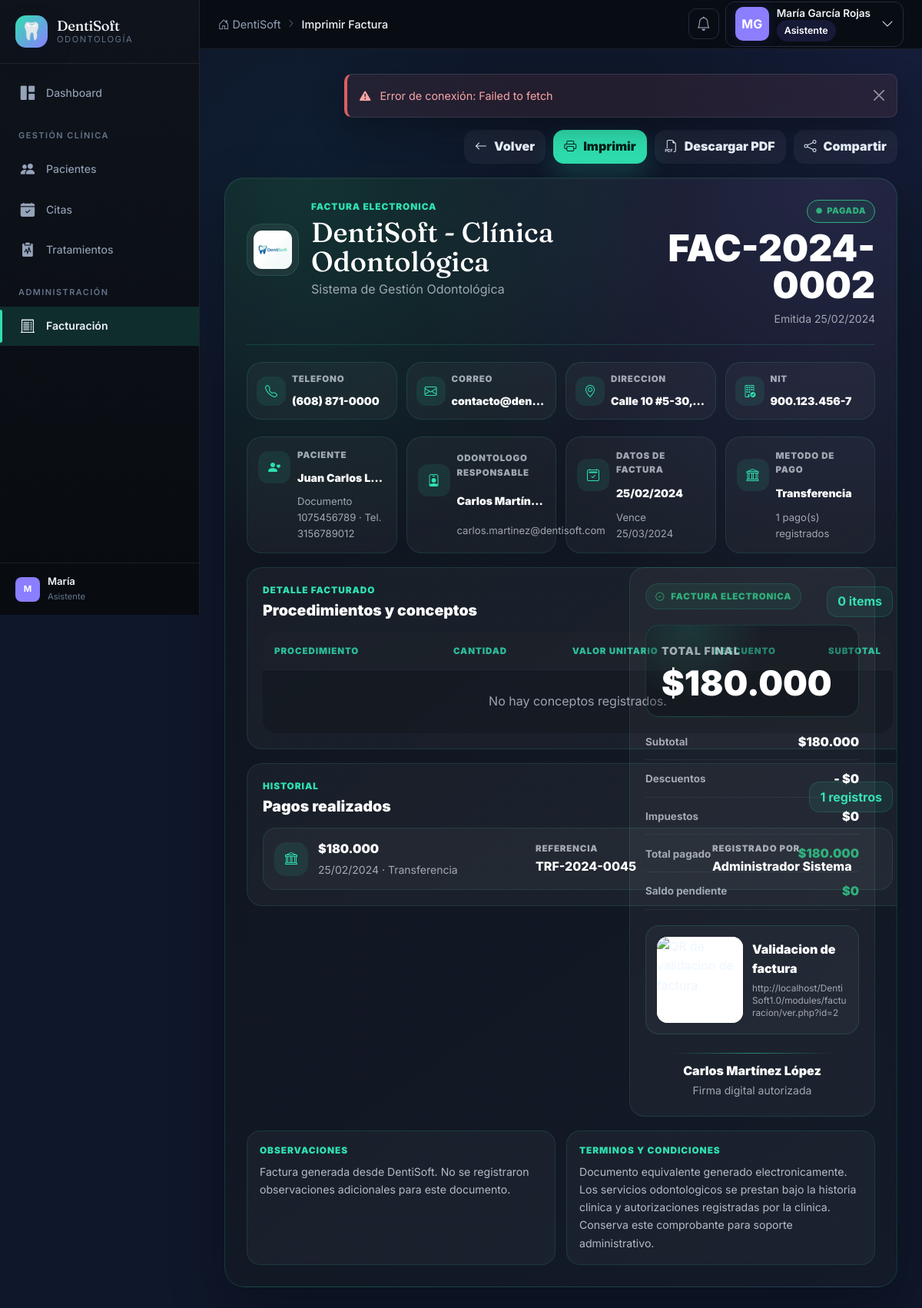
Screenshot of /modules/facturacion/imprimir.php?id=2 (signed in) with the database file from the repository.
### tables this page shows
CREATE TABLE IF NOT EXISTS facturas (
    id INT AUTO_INCREMENT PRIMARY KEY,
    numero_factura VARCHAR(20) NOT NULL UNIQUE,
    paciente_id INT NOT NULL,
    odontologo_id INT NOT NULL,
    plan_id INT,
    fecha_emision DATE NOT NULL,
    fecha_vencimiento DATE,
    subtotal DECIMAL(10,2) NOT NULL DEFAULT 0.00,
    descuento DECIMAL(10,2) DEFAULT 0.00,
    iva DECIMAL(10,2) DEFAULT 0.00,
    total DECIMAL(10,2) NOT NULL DEFAULT 0.00,
    total_pagado DECIMAL(10,2) DEFAULT 0.00,
    saldo_pendiente DECIMAL(10,2) DEFAULT 0.00,
    estado ENUM('pendiente','pagada','parcial','vencida','anulada') DEFAULT 'pendiente',
    notas TEXT,
    created_by INT,
    created_at TIMESTAMP DEFAULT CURRENT_TIMESTAMP,
    updated_at TIMESTAMP DEFAULT CURRENT_TIMESTAMP ON UPDATE CURRENT_TIMESTAMP,
    FOREIGN KEY (paciente_id) REFERENCES pacientes(id),
    FOREIGN KEY (odontologo_id) REFERENCES usuarios(id),
    FOREIGN KEY (created_by) REFERENCES usuarios(id)
);

CREATE TABLE IF NOT EXISTS pacientes (
    id INT AUTO_INCREMENT PRIMARY KEY,
    numero_documento VARCHAR(20) NOT NULL UNIQUE,
    tipo_documento ENUM('CC','TI','CE','PAS','RC') DEFAULT 'CC',
    nombre VARCHAR(100) NOT NULL,
    apellido VARCHAR(100) NOT NULL,
    fecha_nacimiento DATE,
    genero ENUM('M','F','Otro'),
    telefono VARCHAR(20),
    email VARCHAR(150),
    direccion TEXT,
    ciudad VARCHAR(100) DEFAULT 'Neiva',
    eps VARCHAR(100),
    tipo_afiliacion ENUM('contributivo','subsidiado','particular','otro') DEFAULT 'particular',
    grupo_sanguineo VARCHAR(5),
    estado ENUM('activo','inactivo') DEFAULT 'activo',
    created_at TIMESTAMP DEFAULT CURRENT_TIMESTAMP,
    updated_at TIMESTAMP DEFAULT CURRENT_TIMESTAMP ON UPDATE CURRENT_TIMESTAMP
);

CREATE TABLE IF NOT EXISTS usuarios (
    id INT AUTO_INCREMENT PRIMARY KEY,
    rol_id INT NOT NULL,
    nombre VARCHAR(100) NOT NULL,
    apellido VARCHAR(100) NOT NULL,
    email VARCHAR(150) NOT NULL UNIQUE,
    password VARCHAR(255) NOT NULL,
    telefono VARCHAR(20),
    estado ENUM('activo','inactivo','suspendido') DEFAULT 'activo',
    ultimo_acceso DATETIME,
    created_at TIMESTAMP DEFAULT CURRENT_TIMESTAMP,
    updated_at TIMESTAMP DEFAULT CURRENT_TIMESTAMP ON UPDATE CURRENT_TIMESTAMP,
    FOREIGN KEY (rol_id) REFERENCES roles(id)
);

CREATE TABLE IF NOT EXISTS pagos (
    id INT AUTO_INCREMENT PRIMARY KEY,
    factura_id INT NOT NULL,
    fecha_pago DATE NOT NULL,
    monto DECIMAL(10,2) NOT NULL,
    metodo_pago ENUM('efectivo','transferencia','tarjeta_credito','tarjeta_debito','cheque','otro') DEFAULT 'efectivo',
    referencia_pago VARCHAR(100),
    observaciones TEXT,
    registrado_por INT,
    created_at TIMESTAMP DEFAULT CURRENT_TIMESTAMP,
    FOREIGN KEY (factura_id) REFERENCES facturas(id),
    FOREIGN KEY (registrado_por) REFERENCES usuarios(id)
);

### modules/facturacion/imprimir.php (the view, shortened to what the rows shown need)
<?php
$facturaId = filter_input(INPUT_GET, 'id', FILTER_VALIDATE_INT);
function esc(mixed $value): string {
    return htmlspecialchars((string) ($value ?? ''), ENT_QUOTES | ENT_SUBSTITUTE, 'UTF-8');
}
function tableExists(PDO $db, string $table): bool {
    try {
        $stmt = $db->prepare("SHOW TABLES LIKE :table_name");
        $stmt->execute([':table_name' => $table]);
        return (bool) $stmt->fetchColumn();
    } catch (PDOException $e) {
        return false;
    }
}
function money(mixed $value): string {
    return '$' . number_format((float) ($value ?? 0), 0, ',', '.');
}
function shortDate(mixed $value): string {
    return $value ? date('d/m/Y', strtotime((string) $value)) : 'Sin fecha';
}
function estadoTexto(string $estado): string {
    return match ($estado) {
        'pagada' => 'Pagada',
        'parcial' => 'Parcial',
        'vencida' => 'Vencida',
        'anulada' => 'Anulada',
        default => 'Pendiente',
    };
}
function badgeClass(string $estado): string {
    return match ($estado) {
        'pendiente' => 'warning',
        'parcial' => 'info',
        'pagada' => 'success',
        'vencida' => 'danger',
        'anulada' => 'muted',
        default => 'muted',
    };
}
function pagoReferencia(array $pago): string {
    return (string) ($pago['referencia'] ?? $pago['referencia_pago'] ?? '');
}
function pagoNota(array $pago): string {
    return (string) ($pago['nota'] ?? $pago['observaciones'] ?? '');
}
function pagoMetodo(array $pago): string {
    $nota = pagoNota($pago);
    $method = (string) ($pago['metodo'] ?? $pago['metodo_pago'] ?? '-');
    return ucfirst(str_replace('_', ' ', $method));
}
function methodIcon(string $method): string {
    $method = strtolower($method);
    return match (true) {
        str_contains($method, 'tarjeta') => 'bi-credit-card-2-front',
        str_contains($method, 'transferencia') => 'bi-bank',
        str_contains($method, 'nequi') => 'bi-phone',
        str_contains($method, 'daviplata') => 'bi-phone-vibrate',
        str_contains($method, 'efectivo') => 'bi-cash-stack',
        default => 'bi-wallet2',
    };
}
try {
    $db = getDB();
    $stmt = $db->prepare("
        SELECT f.*, CONCAT(p.nombre, ' ', p.apellido) AS paciente, p.numero_documento, p.telefono,
               p.email AS paciente_email,
               CONCAT(COALESCE(u.nombre, ''), ' ', COALESCE(u.apellido, '')) AS odontologo,
               u.email AS odontologo_email, u.telefono AS odontologo_telefono
        FROM facturas f
        JOIN pacientes p ON f.paciente_id = p.id
        LEFT JOIN usuarios u ON f.odontologo_id = u.id
        WHERE f.id = :id
    ");
    $stmt->execute([':id' => $facturaId]);
    $factura = $stmt->fetch();
    $paymentsTable = tableExists($db, 'pagos_factura') ? 'pagos_factura' : 'pagos';
    $pagosStmt = $db->prepare("
        SELECT pg.*, CONCAT(COALESCE(u.nombre, ''), ' ', COALESCE(u.apellido, '')) AS registrado_por_nombre
        FROM {$paymentsTable} pg
        LEFT JOIN usuarios u ON pg.registrado_por = u.id
        WHERE pg.factura_id = :factura_id
        ORDER BY pg.fecha_pago DESC, pg.id DESC
    ");
    $pagosStmt->execute([':factura_id' => $facturaId]);
    $pagos = $pagosStmt->fetchAll();
    $abonado = array_sum(array_map(static fn($p) => (float) ($p['monto'] ?? 0), $pagos));
    $total = (float) ($factura['total'] ?? 0);
    $saldo = max(0, $total - $abonado);
    $estado = $saldo <= 0 ? 'pagada' : ($abonado > 0 ? 'parcial' : (string) ($factura['estado'] ?? 'pendiente'));
} catch (PDOException $e) {
    error_log('Facturacion Imprimir carga error: ' . $e->getMessage());
    setAlerta('Error interno al cargar la factura.', 'danger');
    header('Location: index.php');
    exit;
}
$subtotal = (float) ($factura['subtotal'] ?? $total);
$descuento = (float) ($factura['descuento'] ?? 0);
$iva = (float) ($factura['iva'] ?? 0);
$metodoPrincipal = !empty($pagos) ? pagoMetodo($pagos[0]) : 'Sin pagos';
?>
<?php require_once __DIR__ . '/../../includes/header.php'; ?>
<div class="print-invoice-page">
    <article class="print-invoice-sheet">
        <header class="print-invoice-header">
            <div class="print-brand">
                <div>
                    <h1><?= esc(CLINICA_NOMBRE) ?></h1>
                </div>
            </div>
            <div class="print-invoice-id">
                <span class="billing-badge badge-<?= esc(badgeClass($estado)) ?>"><i class="bi bi-circle-fill"></i> <?= esc(estadoTexto($estado)) ?></span>
                <strong><?= esc($factura['numero_factura']) ?></strong>
                <small>Emitida <?= esc(shortDate($factura['fecha_emision'])) ?></small>
            </div>
        </header>
        <section class="print-meta-grid">
            <article>
                <i class="bi bi-person-heart"></i>
                <span>Paciente</span>
                <strong><?= esc($factura['paciente']) ?></strong>
                <p>Documento <?= esc($factura['numero_documento'] ?: '-') ?> · Tel. <?= esc($factura['telefono'] ?: '-') ?></p>
            </article>
            <article>
                <i class="bi bi-person-badge"></i>
                <span>Odontologo responsable</span>
                <strong><?= esc(trim((string) ($factura['odontologo'] ?? '')) ?: 'No asignado') ?></strong>
                <p><?= esc($factura['odontologo_email'] ?: 'Sin correo registrado') ?></p>
            </article>
            <article>
                <i class="bi bi-calendar2-check"></i>
                <span>Datos de factura</span>
                <strong><?= esc(shortDate($factura['fecha_emision'])) ?></strong>
                <p>Vence <?= esc(shortDate($factura['fecha_vencimiento'] ?? null)) ?></p>
            </article>
            <article>
                <i class="bi <?= esc(methodIcon($metodoPrincipal)) ?>"></i>
                <span>Metodo de pago</span>
                <strong><?= esc($metodoPrincipal) ?></strong>
                <p><?= count($pagos) ?> pago(s) registrados</p>
            </article>
        </section>
        <section class="print-main-grid">
            <div class="print-left-column">
                <section class="print-panel">
                    <div class="print-section-head">
                        <div><span>Detalle facturado</span><h2>Procedimientos y conceptos</h2></div>
                    </div>
                    <div class="print-table-wrap">
                        <table class="print-detail-table">
                            <thead>
                                <tr>
                                    <th>Procedimiento</th>
                                    <th class="num">Cantidad</th>
                                    <th class="num">Valor unitario</th>
                                    <th class="num">Descuento</th>
                                    <th class="num">Subtotal</th>
                                </tr>
                            </thead>
                        </table>
                    </div>
                </section>
                <section class="print-panel">
                    <div class="print-section-head">
                        <div><span>Historial</span><h2>Pagos realizados</h2></div>
                    </div>
                    <?php if (empty($pagos)): ?>
                        <div class="print-empty">
                            <i class="bi bi-wallet2"></i>
                            <strong>Sin pagos registrados</strong>
                            <p>La factura aun no tiene movimientos de pago asociados.</p>
                        </div>
                    <?php else: ?>
                        <div class="print-payment-list">
                            <?php foreach ($pagos as $pago): ?>
                                <?php $method = pagoMetodo($pago); ?>
                                <article>
                                    <span><i class="bi <?= esc(methodIcon($method)) ?>"></i></span>
                                    <div>
                                        <strong><?= money($pago['monto'] ?? 0) ?></strong>
                                        <small><?= esc(shortDate($pago['fecha_pago'] ?? null)) ?> · <?= esc($method) ?></small>
                                    </div>
                                    <dl>
                                        <div><dt>Referencia</dt><dd><?= esc(pagoReferencia($pago) ?: '-') ?></dd></div>
                                        <div><dt>Registrado por</dt><dd><?= esc(trim((string) ($pago['registrado_por_nombre'] ?? '')) ?: 'Sistema') ?></dd></div>
                                    </dl>
                                </article>
                            <?php endforeach; ?>
                        </div>
                    <?php endif; ?>
                </section>
            </div>
            <aside class="print-finance-panel">
                <div class="print-total-hero">
                    <small>Total final</small>
                    <strong><?= money($total) ?></strong>
                </div>
                <dl>
                    <div><dt>Subtotal</dt><dd><?= money($subtotal) ?></dd></div>
                    <div><dt>Descuentos</dt><dd>- <?= money($descuento) ?></dd></div>
                    <div><dt>Impuestos</dt><dd><?= money($iva) ?></dd></div>
                    <div><dt>Total pagado</dt><dd class="ok"><?= money($abonado) ?></dd></div>
                    <div><dt>Saldo pendiente</dt><dd class="<?= $saldo > 0 ? 'warn' : 'ok' ?>"><?= money($saldo) ?></dd></div>
                </dl>
            </aside>
        </section>
    </article>
</div>
<?php require_once __DIR__ . '/../../includes/footer.php'; ?>

### rows the page displays
facturas: numero_factura "FAC-2024-0002", fecha_emision "25/02/2024", paciente.numero_documento "1075456789", paciente.telefono "3156789012", odontologo.email "carlos.martinez@dentisoft.com", fecha_vencimiento "25/03/2024", total "$180.000", subtotal "$180.000", descuento "$0", iva "$0", total.monto "$0"
pagos: metodo_pago "Transferencia", monto "$180.000", fecha_pago "25/02/2024", referencia_pago "TRF-2024-0045", registrado_por_nombre "Administrador Sistema"

### other values shown
APP_NAME "DentiSoft"
$paginaTitulo "Imprimir Factura"
$usuario['nombre'] . ' ' . $usuario['apellido'] "María García Rojas"
$usuario['rol'] "Asistente"
mb_substr($usuario['nombre'], 0, 1) "M"
$usuario['nombre'] "María"
CLINICA_NOMBRE "DentiSoft - Clínica Odontológica"
APP_DESCRIPTION "Sistema de Gestión Odontológica"
estadoTexto($estado) "PAGADA"
CLINICA_TELEFONO "(608) 871-0000"
CLINICA_EMAIL "contacto@den…"
CLINICA_DIRECCION . ', ' . CLINICA_CIUDAD "Calle 10 #5-30,…"
CLINICA_NIT "900.123.456-7"
$factura['paciente'] "Juan Carlos L…"
trim((string) ($factura['odontologo'] ?? '')) ?: 'No asignado' "Carlos Martín…"
